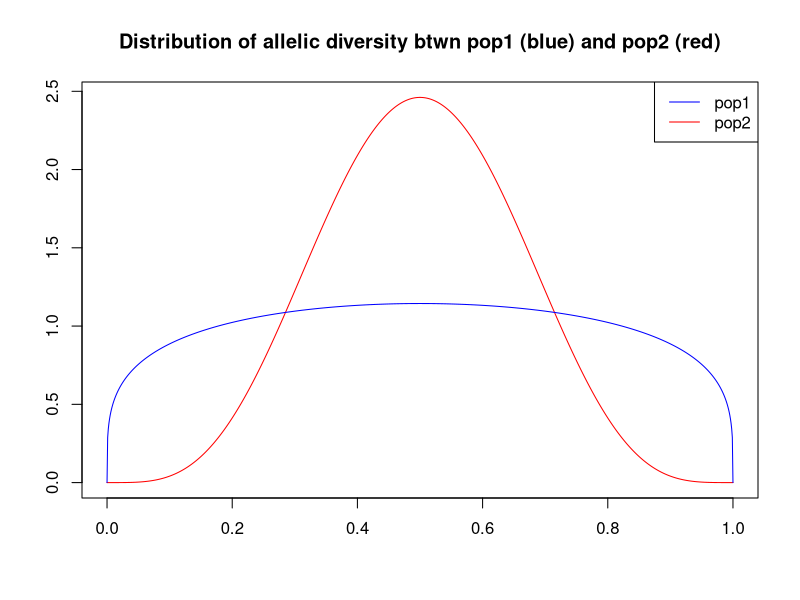

Here is the R script that generated this plot:
## ---- chunk 1
# Vizualize the difference in the distribution of allelic diversity
# btwn pop1 and pop2
plot(x=seq(0, 1, length=1000), dbeta(seq(0, 1, length=1000), 5, 5), type="l", col="red", ylab="", xlab="", 
     main="Distribution of allelic diversity btwn pop1 (blue) and pop2 (red)")
lines(x=seq(0, 1, length=1000), dbeta(seq(0, 1, length=1000), 1.25, 1.25), col="blue")
legend(x="topright",legend=c("pop1","pop2"), col=c("blue", "red"), lty=1)
